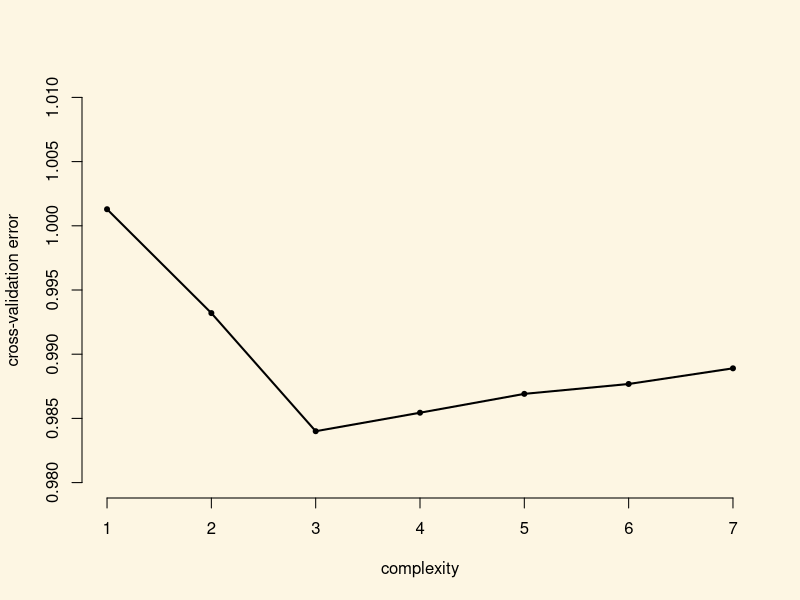

Reproduce this figure in R.
## ---- chunk 1
par(bg = '#fdf6e3')
## ---- chunk 2
knitr::kable(tibble::tribble(
  ~Variable,     ~Description,
  "IMMBRIT",    "Out of every 100 people in Britain, how many do you think are immigrants from non-western countries?",
  "over.estimate",      "1 if estimate is higher than 10.7%.",
  "RSex",      "1 = male, 2 = female",
  "RAge",      "Age of respondent",
  "Househld",    "Number of people living in respondent's household",
  "party identification",    "1 = Conservatives, 2 = Labour, 3 = SNP, 4 = Greens, 5 = Ukip, 6 = BNP, 7 = other",
  "paper",    "Do you normally read any daily morning newspaper 3+ times/week?",
  "WWWhourspW",       "How many hours WWW per week?",
  "religious",    "Do you regard yourself as belonging to any particular religion?",
  "employMonths", "How many mnths w. present employer?",
  "urban",      "Population density, 4 categories (highest density is 4, lowest is 1)",
  "health.good",     "How is your health in general for someone of your age? (0: bad, 1: fair, 2: fairly good, 3: good)",
  "HHInc",        "Income bands for household, high number = high HH income"
))
## ---- chunk 3
df <- read.csv("non_western_immigrants.csv", stringsAsFactors = FALSE)
## ---- chunk 4
# data manipulation
df$RSex <- factor(df$RSex, labels = c("Male", "Female"))
df$health.good <- factor(df$health.good, labels = c("bad", "fair", "fairly good", "good") )
## ---- chunk 5
# create a copy of the original IMMBRIT variable (needed for classification with lm)
df$IMMBRIT_original_scale <- df$IMMBRIT

# our function for normalization
our.norm <- function(x){
  return((x - mean(x)) / sd(x))
}

# continuous variables
c.vars <- c("IMMBRIT", "RAge", "Househld", "HHInc", "employMonths", "WWWhourspW")

# normalize
df[, c.vars] <- apply( df[, c.vars], 2, our.norm )

# predict whether poeple overestimate rate of immigrants (i.e. more than 10.7%)
table(df$over.estimate)

# probability of misperception of immigration in the sample
mean(df$over.estimate)  

# naive guess
median(df$over.estimate)
## ---- chunk 6
df$Cons <- ifelse(df$party_self == 1, yes = 1, no = 0)
df$Lab <- ifelse(df$party_self == 2, yes = 1, no = 0)
df$SNP <- ifelse(df$party_self == 3, yes = 1, no = 0)
df$GP <- ifelse(df$party_self == 4, yes = 1, no = 0)
df$BNP <- ifelse(df$party_self == 6, yes = 1, no = 0)
df$Ukip <- ifelse(df$party_self == 5, yes = 1, no = 0)
df$party.other <- ifelse(df$party_self == 7, yes = 1, no = 0)
df$rural <- ifelse(df$urban == 1, yes = 1, no = 0)
df$partly.rural <- ifelse(df$urban == 2, yes = 1, no = 0)
df$urban <- ifelse(df$urban == 4, yes = 1, no = 0)
## ---- chunk 7
# run logistic regression
m.log <- glm(over.estimate ~ RSex + RAge + Househld + Lab + SNP + Ukip + BNP + 
               GP + party.other + paper + WWWhourspW +  religious + 
               employMonths + rural + partly.rural + urban + 
               health.good + HHInc, data = df,
             family = binomial(link = "logit"))
summary(m.log)
## ---- chunk 8
# extract coeffiecients only
coef(m.log)

# only estimates table of summary
summary(m.log)$coef

# display p-values only
summary(m.log)$coef[, 4]
## ---- chunk 9
# predict probabilities
pred.probs <- predict( m.log, type = "response")
pred.probs[1:10] # predictions for the first 10 respondents
## ---- chunk 10
# predict whether respondent over-estimates or not
exp.out <- ifelse( pred.probs > 0.5, yes = 1, no = 0)

# confusion matrix (table of predictions and true outcomes)
table(prediction = exp.out, truth = df$over.estimate)
## ---- chunk 11
# percent correctly classified
(41 + 719) / 1049
## ---- chunk 12
# more generally
mean( exp.out == df$over.estimate)
## ---- chunk 13
# set the random number generator
set.seed(12)

# random draw of 80% of the observation (row numbers) to train the model
train.ids <- sample(nrow(df), size = as.integer( (nrow(df)*.80) ), replace = FALSE)

# the validation data 
df.test <- df[ -train.ids, ]
dim(df.test)
## ---- chunk 14
# re-fit the model on the raining data
m.log <- glm(over.estimate ~ RSex + RAge + Househld + Lab + SNP + Ukip + BNP + 
               GP + party.other + paper + WWWhourspW +  religious + 
               employMonths + rural + partly.rural + urban + health.good + 
               HHInc, data = df, subset = train.ids, 
             family = binomial(link = "logit"))

# predict probabilities of over-estimating but for the unseen data
pred.probs <- predict(m.log, newdata = df.test, type = "response")

# classify predictions as over-estimating or not
exp.out <- ifelse( pred.probs > 0.5, yes = 1, no = 0)

# confusion matrix of predictions against truth
table( prediction = exp.out, truth = df.test$over.estimate)

# percent correctly classified
mean( exp.out == df.test$over.estimate )
## ---- chunk 15
# try to improve the prediction model by relying on "good" predictors
m.log <- glm(over.estimate ~ RSex + rural + partly.rural + urban + HHInc, 
             data = df, subset = train.ids, family = binomial(link = "logit"))
pred.probs <- predict(m.log, newdata = df.test, type = "response")
exp.out <- ifelse( pred.probs > 0.5, yes = 1, no = 0)
table( prediction = exp.out, truth = df.test$over.estimate )
mean( exp.out == df.test$over.estimate )
## ---- chunk 16
# prediction for a specific setting
predict(m.log, newdata = data.frame( RSex = c("Male", "Female"),
                                     rural = c(0, 0),
                                     partly.rural = c(0, 0),
                                     urban = c(0, 0),
                                     HHInc = c(9, 9)), type = "response")
## ---- chunk 17
# fit the linear model on the numer of immigrants per 100 Brits
m.lm <- lm(IMMBRIT ~ RSex + rural + partly.rural + urban + HHInc, 
            data = df, subset = train.ids)

# predict
y_hat <- predict(m.lm, newdata = df.test)

# threshold for classfication
threshold <- (10.7 - mean(df$IMMBRIT_original_scale)) / sd(df$IMMBRIT_original_scale)

# now we do the classfication 
exp.out <- ifelse( y_hat > threshold, yes = 1, no = 0)

# confusion matrix
table( prediction = exp.out, truth = df.test$over.estimate)

# percent correctly classified
mean( exp.out == df.test$over.estimate)
## ---- chunk 18
# linear regression fitted with glm() and lm()
glm.fit <- glm( IMMBRIT ~ RAge, data = df)
lm.fit <- lm( IMMBRIT ~ RAge, data = df)
## ---- chunk 19
# use cv.glm() for k-fold corss-validation on glm
library(boot)
cv.err <- cv.glm(df, glm.fit)
# cross-validation error
cv.err$delta
# the number of folds
cv.err$K
## ---- chunk 20
# container for cv errors
cv.error <- NA

# loop over age raised to the power 1...7
for (i in 1:7){
  glm.fit <- glm( IMMBRIT ~ poly(RAge, i), data = df )
  cv.error[i] <- cv.glm(df, glm.fit)$delta[1]
}
cv.error
## ---- chunk 21
# plot of error rates
plot(x = seq(1, 7),
     y = cv.error,
     bty = "n", 
     pch = 20,
     xlab = "complexity", 
     ylab = "cross-validation error",
     ylim = c(0.98, 1.01))
lines( y = cv.error, x = seq(1,7), lwd = 2)
